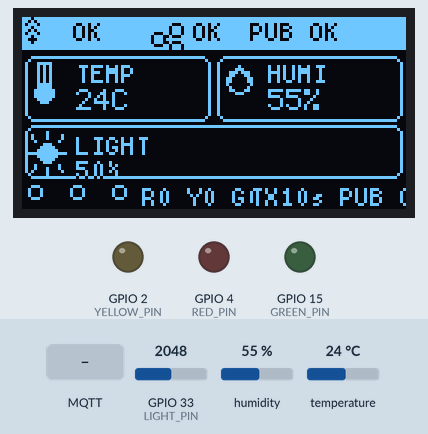
This sketch was run on a simulated ESP32. Shown: 128×64 one-colour display, output pins drawn as LEDs (lit = HIGH). Inputs (shaded band) come from the test bench; at power-on: humidity 55 %, GPIO 33 (LIGHT_PIN) = 2048, temperature 24 °C (analog values on the 0–4095 scale). WiFi joins after 1.5 s; servers stay silent unless stated; no MQTT or app messages arrive unless stated; what the sketch prints to the serial monitor is not drawn.

Above: at 3.2 s.
3.3 s: MQTT message "ON" arrives on the first subscribed topic
At 4.9 s:
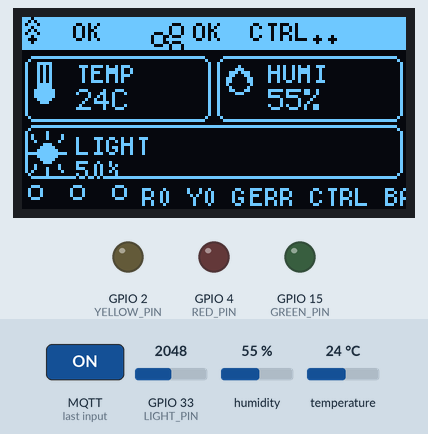
13.6 s: humidity set to 22 %
At 23.1 s:
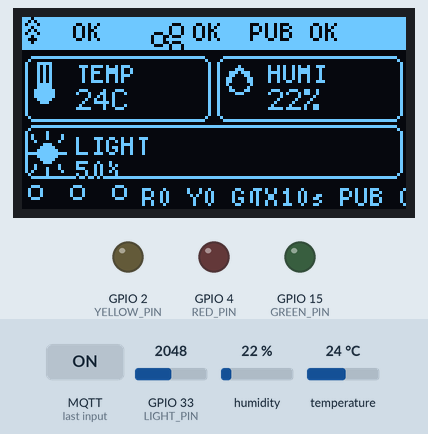
23.6 s: GPIO 33 (LIGHT_PIN) set to 2866
At 33.3 s:
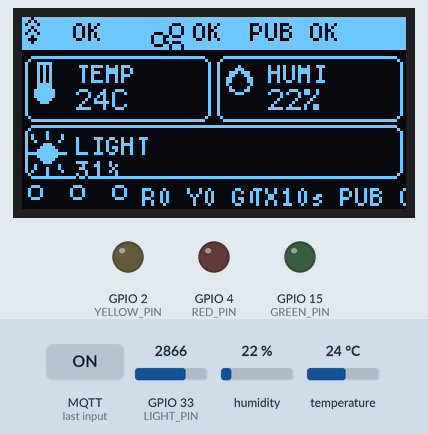
33.6 s: MQTT message "OFF" arrives on the first subscribed topic
At 34.5 s:
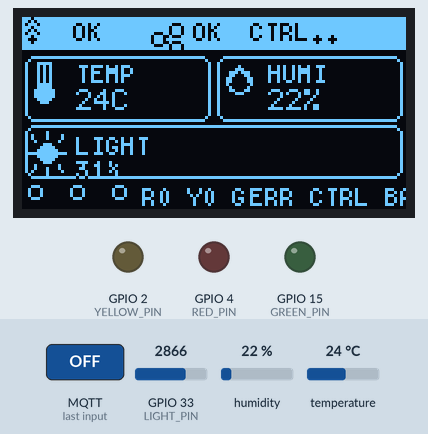
43.6 s: temperature set to 12 °C
At 52.5 s:
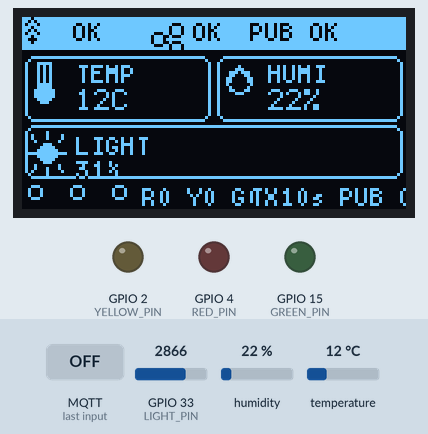
53.6 s: MQTT message "\"" arrives on the first subscribed topic
At 54.9 s:
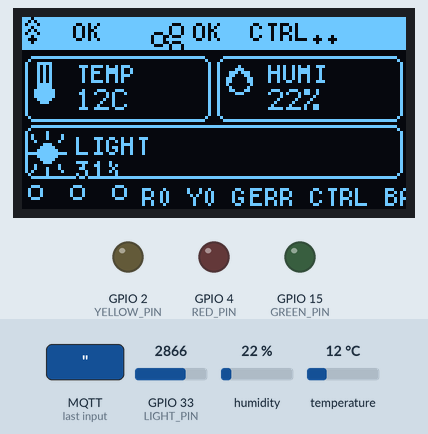
Timing chart, 0 to 56.6 s (numbered marks = the images above; inputs shaded):
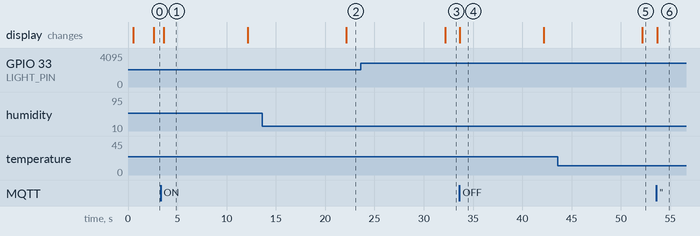

Measured:
- after the input at 3.3 s, the display: changes after 0.31 s (image 1)
- after the input at 13.6 s, the display: changes after 8.6 s (image 2)
- after the input at 23.6 s, the display: changes after 8.6 s (image 3)
- after the input at 33.6 s, the display: changes after 0.07 s (image 4)
- after the input at 43.6 s, the display: changes after 8.6 s (image 5)
- after the input at 53.6 s, the display: changes after 0.08 s (image 6)
- what the display in image 1 shows lasts 8.6 s, from 3.6 s to 12.2 s

The sketch:

11_mqttgoio.ino
```cpp
#include <Wire.h>
#include <WiFi.h>
#include <PubSubClient.h>
#include <U8g2lib.h>
#include <SimpleDHT.h>
#include <string.h>

// 0.96" SSD1306
U8G2_SSD1306_128X64_NONAME_F_HW_I2C u8g2(U8G2_R0, /* reset=*/U8X8_PIN_NONE);

constexpr int LIGHT_PIN = 33;
constexpr int DHT_PIN = 32;

constexpr char WIFI_SSID[] = "YOUR_WIFI_SSID";
constexpr char WIFI_PASSWORD[] = "YOUR_WIFI_PASSWORD";
constexpr char MQTT_HOST[] = "mqttgo.io";
constexpr uint16_t MQTT_PORT = 1883;
constexpr char MQTT_TOPIC[] = "eric1030/class701/data";
constexpr char MQTT_CTRL_TOPIC[] = "eric1030/class701/ctrl";

constexpr int RED_PIN = 4;
constexpr int YELLOW_PIN = 2;
constexpr int GREEN_PIN = 15;

constexpr unsigned long SENSOR_PUBLISH_INTERVAL_MS = 10000UL;
constexpr unsigned long WIFI_RETRY_INTERVAL_MS = 5000UL;
constexpr unsigned long MQTT_RETRY_INTERVAL_MS = 5000UL;
constexpr unsigned long OLED_REFRESH_INTERVAL_MS = 500UL;

SimpleDHT11 dht11(DHT_PIN);
WiFiClient wifiClient;
PubSubClient mqttClient(wifiClient);

int lastTemperature = 28;
int lastHumidity = 56;
int lastLightPercent = 0;

bool wifiReady = false;
bool mqttReady = false;
bool dhtReady = true;
bool lastPublishOk = false;
bool redLedOn = false;
bool yellowLedOn = false;
bool greenLedOn = false;

unsigned long lastPublishMs = 0;
unsigned long lastWifiAttemptMs = 0;
unsigned long lastMqttAttemptMs = 0;
unsigned long lastOledRefreshMs = 0;

char currentState[32] = "BOOT";
char lastError[32] = "";
char ipText[16] = "--.--.--.--";
char mqttClientId[32] = "esp32-mqtt";

void setState(const char *state) {
  strncpy(currentState, state, sizeof(currentState));
  currentState[sizeof(currentState) - 1] = '\0';
}

void setError(const char *errorText) {
  strncpy(lastError, errorText, sizeof(lastError));
  lastError[sizeof(lastError) - 1] = '\0';
}

void applyLedOutputs() {
  digitalWrite(RED_PIN, redLedOn ? HIGH : LOW);
  digitalWrite(YELLOW_PIN, yellowLedOn ? HIGH : LOW);
  digitalWrite(GREEN_PIN, greenLedOn ? HIGH : LOW);
}

void setLedStates(bool redOn, bool yellowOn, bool greenOn) {
  redLedOn = redOn;
  yellowLedOn = yellowOn;
  greenLedOn = greenOn;
  applyLedOutputs();
}

bool parseOnOffValue(const String &payload, const char *key, bool &onValue) {
  String needle = String("\"") + key + "\"";
  int keyIndex = payload.indexOf(needle);
  if (keyIndex < 0) {
    return false;
  }

  int colonIndex = payload.indexOf(':', keyIndex + needle.length());
  if (colonIndex < 0) {
    return false;
  }

  int valueStart = colonIndex + 1;
  while (valueStart < payload.length() && isspace(static_cast<unsigned char>(payload[valueStart]))) {
    valueStart++;
  }

  if (valueStart < payload.length() && payload[valueStart] == '"') {
    valueStart++;
  }

  int valueEnd = valueStart;
  while (valueEnd < payload.length() && payload[valueEnd] != '"' && payload[valueEnd] != ',' && payload[valueEnd] != '}') {
    valueEnd++;
  }

  String value = payload.substring(valueStart, valueEnd);
  value.trim();
  value.toUpperCase();

  if (value == "ON") {
    onValue = true;
    return true;
  }
  if (value == "OFF") {
    onValue = false;
    return true;
  }
  return false;
}

void handleControlCommand(const char *payload, unsigned int length) {
  String message;
  message.reserve(length + 1);
  for (unsigned int i = 0; i < length; i++) {
    message += payload[i];
  }

  bool redChanged = false;
  bool yellowChanged = false;
  bool greenChanged = false;
  bool updated = false;
  bool newRed = redLedOn;
  bool newYellow = yellowLedOn;
  bool newGreen = greenLedOn;

  if (parseOnOffValue(message, "RLED", newRed)) {
    redChanged = true;
    updated = true;
  }
  if (parseOnOffValue(message, "YLED", newYellow)) {
    yellowChanged = true;
    updated = true;
  }
  if (parseOnOffValue(message, "GLED", newGreen)) {
    greenChanged = true;
    updated = true;
  }

  if (updated) {
    setLedStates(newRed, newYellow, newGreen);
    setState("CTRL OK");
    setError("");
    Serial.print("CTRL payload: ");
    Serial.println(message);
    Serial.print("LED state R/Y/G = ");
    Serial.print(redLedOn ? "1" : "0");
    Serial.print("/");
    Serial.print(yellowLedOn ? "1" : "0");
    Serial.print("/");
    Serial.println(greenLedOn ? "1" : "0");
  } else {
    setState("CTRL BAD");
    setError("CTRL BAD");
    Serial.print("CTRL parse failed: ");
    Serial.println(message);
  }
}

int readLightPercent() {
  long total = 0;
  const int samples = 10;

  for (int i = 0; i < samples; i++) {
    total += analogRead(LIGHT_PIN);
    delay(2);
  }

  int raw = total / samples;
  int percent = map(raw, 0, 4095, 100, 0);
  return constrain(percent, 0, 100);
}

void readDht11() {
  byte temperature = 0;
  byte humidity = 0;
  int err = dht11.read(&temperature, &humidity, NULL);
  if (err == SimpleDHTErrSuccess) {
    lastTemperature = temperature;
    lastHumidity = humidity;
    dhtReady = true;
    setError("");
  } else {
    dhtReady = false;
    setError("DHT ERR");
    Serial.print("DHT read failed: ");
    Serial.println(err);
  }
}

void connectWiFi() {
  if (WiFi.status() == WL_CONNECTED) {
    wifiReady = true;
    return;
  }

  setState("WIFI CONNECT");
  WiFi.mode(WIFI_STA);
  WiFi.setAutoReconnect(true);
  WiFi.begin(WIFI_SSID, WIFI_PASSWORD);

  unsigned long start = millis();
  while (WiFi.status() != WL_CONNECTED && millis() - start < 15000UL) {
    delay(250);
  }

  wifiReady = (WiFi.status() == WL_CONNECTED);
  if (wifiReady) {
    IPAddress ip = WiFi.localIP();
    snprintf(ipText, sizeof(ipText), "%u.%u.%u.%u", ip[0], ip[1], ip[2], ip[3]);
    Serial.print("WiFi connected, IP: ");
    Serial.println(ipText);
    setState("WIFI OK");
    setError("");
  } else {
    strncpy(ipText, "--.--.--.--", sizeof(ipText));
    ipText[sizeof(ipText) - 1] = '\0';
    Serial.println("WiFi connect failed");
    setState("WIFI FAIL");
    setError("WIFI FAIL");
  }
}

void syncWiFiStatus() {
  wifiReady = (WiFi.status() == WL_CONNECTED);
  if (wifiReady) {
    IPAddress ip = WiFi.localIP();
    snprintf(ipText, sizeof(ipText), "%u.%u.%u.%u", ip[0], ip[1], ip[2], ip[3]);
  } else {
    strncpy(ipText, "--.--.--.--", sizeof(ipText));
    ipText[sizeof(ipText) - 1] = '\0';
  }
}

void configureMqtt() {
  mqttClient.setServer(MQTT_HOST, MQTT_PORT);
  mqttClient.setBufferSize(128);
  mqttClient.setCallback([](char *topic, byte *payload, unsigned int length) {
    String topicText = topic;
    if (topicText == MQTT_CTRL_TOPIC) {
      handleControlCommand(reinterpret_cast<const char *>(payload), length);
    }
  });
}

void buildMqttClientId() {
  uint64_t mac = ESP.getEfuseMac();
  snprintf(
      mqttClientId, sizeof(mqttClientId), "esp32-%04X%08X",
      static_cast<uint16_t>(mac >> 32), static_cast<uint32_t>(mac));
}

bool connectMqtt() {
  if (!wifiReady) {
    mqttReady = false;
    return false;
  }

  if (mqttClient.connected()) {
    mqttReady = true;
    return true;
  }

  setState("MQTT CONNECT");
  if (mqttClient.connect(mqttClientId)) {
    mqttReady = true;
    setState("MQTT OK");
    setError("");
    Serial.println("MQTT connected");
    mqttClient.subscribe(MQTT_CTRL_TOPIC);
    Serial.print("MQTT subscribed: ");
    Serial.println(MQTT_CTRL_TOPIC);
    return true;
  }

  mqttReady = false;
  setState("MQTT FAIL");
  setError("MQTT FAIL");
  Serial.print("MQTT connect failed, state=");
  Serial.println(mqttClient.state());
  return false;
}

bool publishSensorData() {
  if (!wifiReady || !mqttReady) {
    lastPublishOk = false;
    return false;
  }

  readDht11();
  lastLightPercent = readLightPercent();

  char payload[96];
  snprintf(
      payload, sizeof(payload), "{\"temp\":%d,\"humi\":%d,\"light\":%d}",
      lastTemperature, lastHumidity, lastLightPercent);

  bool ok = mqttClient.publish(MQTT_TOPIC, payload);
  lastPublishOk = ok;

  if (ok) {
    setState("PUB OK");
    setError("");
    Serial.print("MQTT publish OK: ");
    Serial.println(payload);
  } else {
    setState("PUB FAIL");
    setError("PUB FAIL");
    Serial.println("MQTT publish failed");
  }

  return ok;
}

void drawWiFiIcon(int x, int y, bool ok) {
  u8g2.drawDisc(x + 2, y + 7, 1);
  u8g2.drawLine(x + 0, y + 5, x + 2, y + 3);
  u8g2.drawLine(x + 2, y + 3, x + 4, y + 5);
  u8g2.drawLine(x + 0, y + 2, x + 2, y + 0);
  u8g2.drawLine(x + 2, y + 0, x + 4, y + 2);
  if (ok) {
    u8g2.drawDisc(x + 2, y + 7, 1);
  } else {
    u8g2.drawLine(x + 0, y + 6, x + 4, y + 2);
    u8g2.drawLine(x + 4, y + 6, x + 0, y + 2);
  }
}

void drawMqttIcon(int x, int y, bool ok) {
  u8g2.drawCircle(x + 5, y + 7, 2);
  u8g2.drawCircle(x + 11, y + 4, 2);
  u8g2.drawCircle(x + 11, y + 10, 2);
  u8g2.drawLine(x + 7, y + 6, x + 9, y + 5);
  u8g2.drawLine(x + 7, y + 8, x + 9, y + 9);
  if (!ok) {
    u8g2.drawLine(x + 0, y + 1, x + 14, y + 13);
    u8g2.drawLine(x + 14, y + 1, x + 0, y + 13);
  }
}

void drawThermometerIcon(int x, int y) {
  u8g2.drawFrame(x + 3, y + 1, 5, 9);
  u8g2.drawDisc(x + 5, y + 11, 3);
  u8g2.drawVLine(x + 5, y + 2, 7);
}

void drawDropletIcon(int x, int y) {
  u8g2.drawCircle(x + 6, y + 7, 4);
  u8g2.drawLine(x + 6, y + 2, x + 2, y + 8);
  u8g2.drawLine(x + 6, y + 2, x + 10, y + 8);
}

void drawSunIcon(int x, int y) {
  u8g2.drawDisc(x + 6, y + 7, 3);
  u8g2.drawLine(x + 6, y + 0, x + 6, y + 2);
  u8g2.drawLine(x + 6, y + 12, x + 6, y + 14);
  u8g2.drawLine(x + 0, y + 7, x + 2, y + 7);
  u8g2.drawLine(x + 10, y + 7, x + 12, y + 7);
  u8g2.drawLine(x + 2, y + 3, x + 1, y + 1);
  u8g2.drawLine(x + 10, y + 3, x + 11, y + 1);
  u8g2.drawLine(x + 2, y + 11, x + 1, y + 13);
  u8g2.drawLine(x + 10, y + 11, x + 11, y + 13);
}

void drawLedDot(int x, int y, bool on) {
  if (on) {
    u8g2.drawDisc(x, y, 2);
  } else {
    u8g2.drawCircle(x, y, 2);
  }
}

void drawStatusBar() {
  const int barH = 11;
  u8g2.setDrawColor(1);
  u8g2.drawBox(0, 0, 128, barH);
  u8g2.setDrawColor(0);
  u8g2.setFont(u8g2_font_5x8_tr);
  u8g2.setFontPosTop();

  drawWiFiIcon(1, 0, wifiReady);
  u8g2.setCursor(17, 1);
  u8g2.print(wifiReady ? "OK" : "NO");

  drawMqttIcon(40, 0, mqttReady);
  u8g2.setCursor(57, 1);
  u8g2.print(mqttReady ? "OK" : "NO");

  const char *stateText = currentState;
  int stateX = 76;
  int maxChars = 7;
  char shortState[10];
  int len = strlen(stateText);
  if (len <= maxChars) {
    strncpy(shortState, stateText, sizeof(shortState));
    shortState[sizeof(shortState) - 1] = '\0';
  } else {
    strncpy(shortState, stateText, 4);
    shortState[4] = '.';
    shortState[5] = '.';
    shortState[6] = '\0';
  }
  u8g2.setCursor(stateX, 1);
  u8g2.print(shortState);

  u8g2.setDrawColor(1);
}

void drawMetricCard(int x, int y, int w, int h, const char *label, int value, const char *unit, void (*iconFn)(int, int)) {
  u8g2.drawRFrame(x, y, w, h, 3);
  iconFn(x + 1, y + 1);
  u8g2.setFont(u8g2_font_5x8_tr);
  u8g2.setFontPosTop();
  u8g2.setCursor(x + 17, y + 2);
  u8g2.print(label);

  u8g2.setFont(u8g2_font_6x12_tf);
  u8g2.setFontPosTop();
  u8g2.setCursor(x + 17, y + 10);
  u8g2.print(value);
  u8g2.print(unit);
}

void drawLightCard(int x, int y, int w, int h, int value) {
  u8g2.drawRFrame(x, y, w, h, 3);
  drawSunIcon(x + 1, y + 2);

  u8g2.setFont(u8g2_font_5x8_tr);
  u8g2.setFontPosTop();
  u8g2.setCursor(x + 17, y + 3);
  u8g2.print("LIGHT");

  u8g2.setFont(u8g2_font_5x8_tr);
  u8g2.setFontPosTop();
  u8g2.setCursor(x + 17, y + 11);
  u8g2.print(value);
  u8g2.print("%");
}

void drawFooter() {
  u8g2.setFont(u8g2_font_5x8_tr);
  u8g2.setFontPosTop();
  drawLedDot(4, 58, redLedOn);
  drawLedDot(18, 58, yellowLedOn);
  drawLedDot(32, 58, greenLedOn);
  u8g2.setCursor(40, 56);
  u8g2.print("R");
  u8g2.print(redLedOn ? "1" : "0");
  u8g2.print(" Y");
  u8g2.print(yellowLedOn ? "1" : "0");
  u8g2.print(" G");
  u8g2.print(greenLedOn ? "1" : "0");
  if (lastError[0] != '\0') {
    u8g2.setCursor(76, 56);
    u8g2.print("ERR ");
    u8g2.print(lastError);
  } else {
    u8g2.setCursor(76, 56);
    u8g2.print("TX10s");
    u8g2.setCursor(106, 56);
    u8g2.print(lastPublishOk ? "PUB OK" : "WAIT");
  }
}

void drawDashboard() {
  drawStatusBar();

  drawMetricCard(1, 13, 62, 22, "TEMP", lastTemperature, "C", drawThermometerIcon);
  drawMetricCard(65, 13, 62, 22, "HUMI", lastHumidity, "%", drawDropletIcon);
  drawLightCard(1, 36, 126, 18, lastLightPercent);

  drawFooter();
}

void setup() {
  Serial.begin(115200);
  delay(500);
  Serial.println();
  Serial.println("Boot");

  analogReadResolution(12);
  pinMode(LIGHT_PIN, INPUT);
  pinMode(RED_PIN, OUTPUT);
  pinMode(YELLOW_PIN, OUTPUT);
  pinMode(GREEN_PIN, OUTPUT);
  setLedStates(false, false, false);

  // OLED: SDA = GPIO13, SCL = GPIO14
  Wire.begin(13, 14);
  u8g2.begin();
  u8g2.enableUTF8Print();
  u8g2.setFont(u8g2_font_6x12_tf);
  u8g2.setFontPosTop();

  buildMqttClientId();
  connectWiFi();
  configureMqtt();
  connectMqtt();

  lastPublishMs = millis() - SENSOR_PUBLISH_INTERVAL_MS;
  lastOledRefreshMs = millis();
}

void loop() {
  unsigned long now = millis();

  syncWiFiStatus();
  if (!wifiReady && now - lastWifiAttemptMs >= WIFI_RETRY_INTERVAL_MS) {
    lastWifiAttemptMs = now;
    connectWiFi();
  }

  if (wifiReady && !mqttClient.connected() && now - lastMqttAttemptMs >= MQTT_RETRY_INTERVAL_MS) {
    lastMqttAttemptMs = now;
    connectMqtt();
  }

  if (mqttClient.connected()) {
    mqttClient.loop();
    mqttReady = true;
  } else {
    mqttReady = false;
  }

  if (now - lastPublishMs >= SENSOR_PUBLISH_INTERVAL_MS) {
    lastPublishMs = now;
    if (wifiReady && mqttClient.connected()) {
      publishSensorData();
    } else {
      setState(wifiReady ? "MQTT WAIT" : "WIFI WAIT");
      setError(wifiReady ? "MQTT WAIT" : "WIFI WAIT");
      lastPublishOk = false;
    }
  }

  if (now - lastOledRefreshMs >= OLED_REFRESH_INTERVAL_MS) {
    lastOledRefreshMs = now;
    u8g2.clearBuffer();
    drawDashboard();
    u8g2.sendBuffer();
  }
}
```
